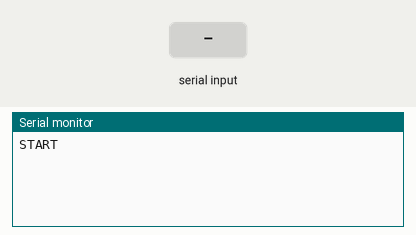
Recording of a program running on a simulated Arduino Pro Mini, built with avr-gcc and run on an emulated ATmega328P. On the bench: the last lines printed to the serial monitor. The inputs (shaded band) are chosen by the test bench.

Above: at 1.2 s.
1.3 s: "1" received over Serial
At 2.4 s:
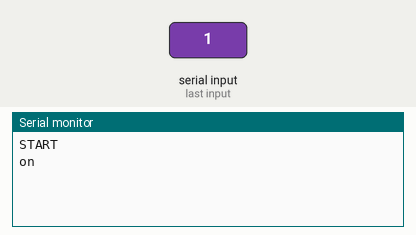
2.9 s: "2" received over Serial
At 3.6 s:
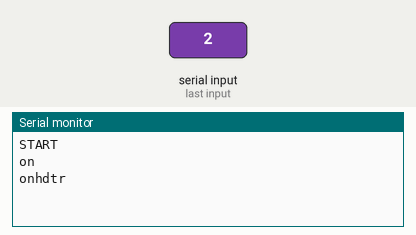
4.5 s: "3" received over Serial
At 5.8 s:
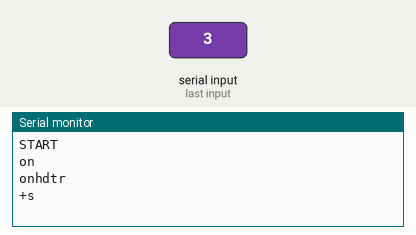
6.1 s: "5" received over Serial
At 7.2 s:
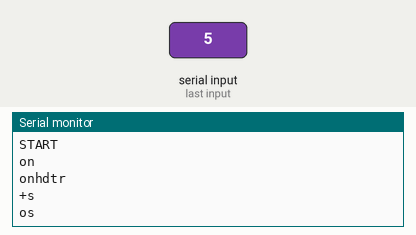
7.7 s: "6" received over Serial
At 8.5 s:
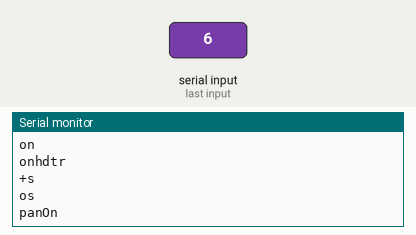

The program:

main.cpp
```cpp
#include <IRremote.h>

int irPin = 2;

IRrecv irReciver(irPin); // указываем вывод, к которому подключён приёмник
IRsend irsend;

decode_results results;
char id;

const int buttonPin = 2;     // номер входа, подключенный к кнопке
boolean buttonState = 0;

void setup() {
  Serial.begin(115200);
  irReciver.enableIRIn(); // запускаем приём
  Serial.println("START");

  pinMode(buttonPin, INPUT);
}

void loop() {

    buttonState = digitalRead(buttonPin);

    if (buttonState == HIGH) {
    // включаем светодиод
    irsend.sendSAMSUNG(0xE0E0E01F, 32);
    delay(80);

  }


    if (Serial.available() > 0)
    {
        id = Serial.read();
       switch (id)
		{
			case '1':
				irsend.sendNEC(0xB24D7B84, 32);
                delay(40);
                Serial.println("on");
				break;

            case '2':
				irsend.sendNEC(0xB24DBF40, 32);
                delay(40);
                Serial.println("onhdtr");
				break;

            case '3':
				irsend.sendSAMSUNG(0xE0E0E01F, 32);
                delay(40);
                Serial.println("+s");
				break;

            case '4':
				irsend.sendSAMSUNG(0xB24DBF40 , 32);
                delay(40);
                Serial.println("-s");
				break;

        case '5':
          irsend.sendSAMSUNG(0xB24D1FE0, 32);
          delay(40);
          Serial.println("os");
          break;


        case '6':
          irsend.sendSAMSUNG(0x2A4C28A0088, 48);
          delay(40);
          Serial.println("panOn");
          break;

        }
    }
}


  /*if (irReciver.decode(&results)) {
    Serial.println( results.value, HEX );
    irReciver.resume(); */


 
```

Measured:
- after the input at 1.3 s, the serial monitor: prints a new line after 0.11 s (image 1)
- after the input at 2.9 s, the serial monitor: prints a new line after 0.11 s (image 2)
- after the input at 4.5 s, the serial monitor: prints a new line after 0.11 s (image 3)
- after the input at 6.1 s, the serial monitor: prints a new line after 0.11 s (image 4)
- after the input at 7.7 s, the serial monitor: prints a new line after 0.11 s (image 5)
